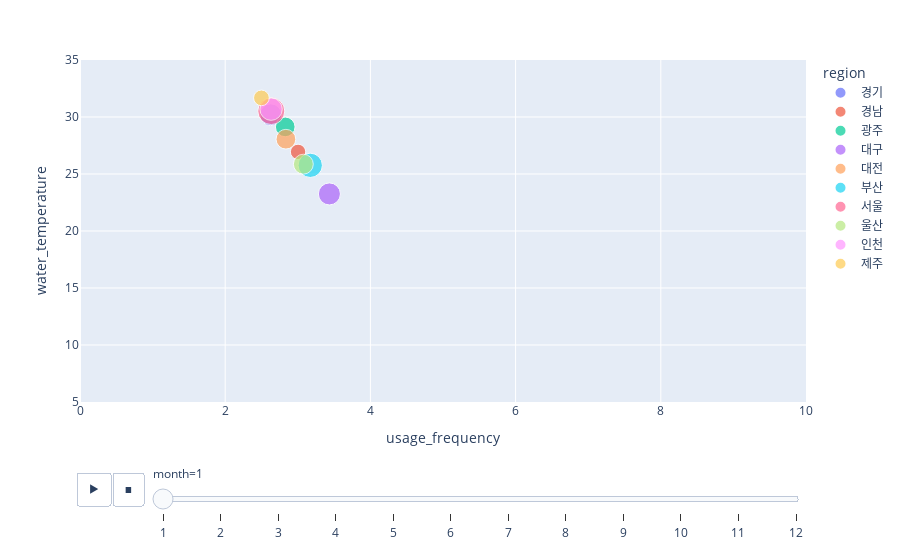

The code cell stored with this chart in its notebook:
### Code cell
# 2.9 동적인(dynamic) 시각화 추가
# 출처: https://plotly.com/python/animations/

import plotly.express as px

plot_data = iot_data.groupby(["month", "region"])[["usage_frequency", "water_temperature", "water_consumption"]].mean().reset_index()
px.scatter(plot_data, 
           x="usage_frequency", y="water_temperature", size="water_consumption",
           animation_frame="month", hover_data="region", color="region",
           range_x=[0, 10], range_y=[5, 35])

### Figure 1 — Plotly figure (JSON) as saved in the notebook; plotly's stock layout.template omitted (floating-point values rounded to 4 significant figures)
{"data": [{"customdata": [["경기"]], "hovertemplate": "region=%{customdata[0]}<br>month=1<br>usage_frequency=%{x}<br>water_temperature=%{y}<br>water_consumption=%{marker.size}<extra></extra>", "legendgroup": "경기", "marker": {"color": "#636efa", "size": [1.492], "sizemode": "area", "sizeref": 0.006254, "symbol": "circle"}, "mode": "markers", "name": "경기", "orientation": "v", "showlegend": true, "type": "scatter", "x": [2.627], "xaxis": "x", "y": [30.2], "yaxis": "y"}, {"customdata": [["경남"]], "hovertemplate": "region=%{customdata[0]}<br>month=1<br>usage_frequency=%{x}<br>water_temperature=%{y}<br>water_consumption=%{marker.size}<extra></extra>", "legendgroup": "경남", "marker": {"color": "#EF553B", "size": [0.7391], "sizemode": "area", "sizeref": 0.006254, "symbol": "circle"}, "mode": "markers", "name": "경남", "orientation": "v", "showlegend": true, "type": "scatter", "x": [3.003], "xaxis": "x", "y": [26.94], "yaxis": "y"}, {"customdata": [["광주"]], "hovertemplate": "region=%{customdata[0]}<br>month=1<br>usage_frequency=%{x}<br>water_temperature=%{y}<br>water_consumption=%{marker.size}<extra></extra>", "legendgroup": "광주", "marker": {"color": "#00cc96", "size": [1.21], "sizemode": "area", "sizeref": 0.006254, "symbol": "circle"}, "mode": "markers", "name": "광주", "orientation": "v", "showlegend": true, "type": "scatter", "x": [2.827], "xaxis": "x", "y": [29.13], "yaxis": "y"}, {"customdata": [["대구"]], "hovertemplate": "region=%{customdata[0]}<br>month=1<br>usage_frequency=%{x}<br>water_temperature=%{y}<br>water_consumption=%{marker.size}<extra></extra>", "legendgroup": "대구", "marker": {"color": "#ab63fa", "size": [1.518], "sizemode": "area", "sizeref": 0.006254, "symbol": "circle"}, "mode": "markers", "name": "대구", "orientation": "v", "showlegend": true, "type": "scatter", "x": [3.435], "xaxis": "x", "y": [23.25], "yaxis": "y"}, {"customdata": [["대전"]], "hovertemplate": "region=%{customdata[0]}<br>month=1<br>usage_frequency=%{x}<br>water_temperature=%{y}<br>water_consumption=%{marker.size}<extra></extra>", "legendgroup": "대전", "marker": {"color": "#FFA15A", "size": [1.218], "sizemode": "area", "sizeref": 0.006254, "symbol": "circle"}, "mode": "markers", "name": "대전", "orientation": "v", "showlegend": true, "type": "scatter", "x": [2.836], "xaxis": "x", "y": [28.05], "yaxis": "y"}, {"customdata": [["부산"]], "hovertemplate": "region=%{customdata[0]}<br>month=1<br>usage_frequency=%{x}<br>water_temperature=%{y}<br>water_consumption=%{marker.size}<extra></extra>", "legendgroup": "부산", "marker": {"color": "#19d3f3", "size": [1.849], "sizemode": "area", "sizeref": 0.006254, "symbol": "circle"}, "mode": "markers", "name": "부산", "orientation": "v", "showlegend": true, "type": "scatter", "x": [3.171], "xaxis": "x", "y": [25.76], "yaxis": "y"}, {"customdata": [["서울"]], "hovertemplate": "region=%{customdata[0]}<br>month=1<br>usage_frequency=%{x}<br>water_temperature=%{y}<br>water_consumption=%{marker.size}<extra></extra>", "legendgroup": "서울", "marker": {"color": "#FF6692", "size": [2.282], "sizemode": "area", "sizeref": 0.006254, "symbol": "circle"}, "mode": "markers", "name": "서울", "orientation": "v", "showlegend": true, "type": "scatter", "x": [2.635], "xaxis": "x", "y": [30.52], "yaxis": "y"}, {"customdata": [["울산"]], "hovertemplate": "region=%{customdata[0]}<br>month=1<br>usage_frequency=%{x}<br>water_temperature=%{y}<br>water_consumption=%{marker.size}<extra></extra>", "legendgroup": "울산", "marker": {"color": "#B6E880", "size": [1.24], "sizemode": "area", "sizeref": 0.006254, "symbol": "circle"}, "mode": "markers", "name": "울산", "orientation": "v", "showlegend": true, "type": "scatter", "x": [3.076], "xaxis": "x", "y": [25.86], "yaxis": "y"}, {"customdata": [["인천"]], "hovertemplate": "region=%{customdata[0]}<br>month=1<br>usage_frequency=%{x}<br>water_temperature=%{y}<br>water_consumption=%{marker.size}<extra></extra>", "legendgroup": "인천", "marker": {"color": "#FF97FF", "size": [1.564], "sizemode": "area", "sizeref": 0.006254, "symbol": "circle"}, "mode": "markers", "name": "인천", "orientation": "v", "showlegend": true, "type": "scatter", "x": [2.632], "xaxis": "x", "y": [30.69], "yaxis": "y"}, {"customdata": [["제주"]], "hovertemplate": "region=%{customdata[0]}<br>month=1<br>usage_frequency=%{x}<br>water_temperature=%{y}<br>water_consumption=%{marker.size}<extra></extra>", "legendgroup": "제주", "marker": {"color": "#FECB52", "size": [0.7725], "sizemode": "area", "sizeref": 0.006254, "symbol": "circle"}, "mode": "markers", "name": "제주", "orientation": "v", "showlegend": true, "type": "scatter", "x": [2.499], "xaxis": "x", "y": [31.68], "yaxis": "y"}], "layout": {"legend": {"itemsizing": "constant", "title": {"text": "region"}, "tracegroupgap": 0}, "margin": {"t": 60}, "sliders": [{"active": 0, "currentvalue": {"prefix": "month="}, "len": 0.9, "pad": {"b": 10, "t": 60}, "steps": [{"args": [["1"], {"frame": {"duration": 0, "redraw": false}, "fromcurrent": true, "mode": "immediate", "transition": {"duration": 0, "easing": "linear"}}], "label": "1", "method": "animate"}, {"args": [["2"], {"frame": {"duration": 0, "redraw": false}, "fromcurrent": true, "mode": "immediate", "transition": {"duration": 0, "easing": "linear"}}], "label": "2", "method": "animate"}, {"args": [["3"], {"frame": {"duration": 0, "redraw": false}, "fromcurrent": true, "mode": "immediate", "transition": {"duration": 0, "easing": "linear"}}], "label": "3", "method": "animate"}, {"args": [["4"], {"frame": {"duration": 0, "redraw": false}, "fromcurrent": true, "mode": "immediate", "transition": {"duration": 0, "easing": "linear"}}], "label": "4", "method": "animate"}, {"args": [["5"], {"frame": {"duration": 0, "redraw": false}, "fromcurrent": true, "mode": "immediate", "transition": {"duration": 0, "easing": "linear"}}], "label": "5", "method": "animate"}, {"args": [["6"], {"frame": {"duration": 0, "redraw": false}, "fromcurrent": true, "mode": "immediate", "transition": {"duration": 0, "easing": "linear"}}], "label": "6", "method": "animate"}, {"args": [["7"], {"frame": {"duration": 0, "redraw": false}, "fromcurrent": true, "mode": "immediate", "transition": {"duration": 0, "easing": "linear"}}], "label": "7", "method": "animate"}, {"args": [["8"], {"frame": {"duration": 0, "redraw": false}, "fromcurrent": true, "mode": "immediate", "transition": {"duration": 0, "easing": "linear"}}], "label": "8", "method": "animate"}, {"args": [["9"], {"frame": {"duration": 0, "redraw": false}, "fromcurrent": true, "mode": "immediate", "transition": {"duration": 0, "easing": "linear"}}], "label": "9", "method": "animate"}, {"args": [["10"], {"frame": {"duration": 0, "redraw": false}, "fromcurrent": true, "mode": "immediate", "transition": {"duration": 0, "easing": "linear"}}], "label": "10", "method": "animate"}, {"args": [["11"], {"frame": {"duration": 0, "redraw": false}, "fromcurrent": true, "mode": "immediate", "transition": {"duration": 0, "easing": "linear"}}], "label": "11", "method": "animate"}, {"args": [["12"], {"frame": {"duration": 0, "redraw": false}, "fromcurrent": true, "mode": "immediate", "transition": {"duration": 0, "easing": "linear"}}], "label": "12", "method": "animate"}], "x": 0.1, "xanchor": "left", "y": 0, "yanchor": "top"}], "updatemenus": [{"buttons": [{"args": [null, {"frame": {"duration": 500, "redraw": false}, "fromcurrent": true, "mode": "immediate", "transition": {"duration": 500, "easing": "linear"}}], "label": "&#9654;", "method": "animate"}, {"args": [[null], {"frame": {"duration": 0, "redraw": false}, "fromcurrent": true, "mode": "immediate", "transition": {"duration": 0, "easing": "linear"}}], "label": "&#9724;", "method": "animate"}], "direction": "left", "pad": {"r": 10, "t": 70}, "showactive": false, "type": "buttons", "x": 0.1, "xanchor": "right", "y": 0, "yanchor": "top"}], "xaxis": {"anchor": "y", "domain": [0, 1], "range": [0, 10], "title": {"text": "usage_frequency"}}, "yaxis": {"anchor": "x", "domain": [0, 1], "range": [5, 35], "title": {"text": "water_temperature"}}}}
